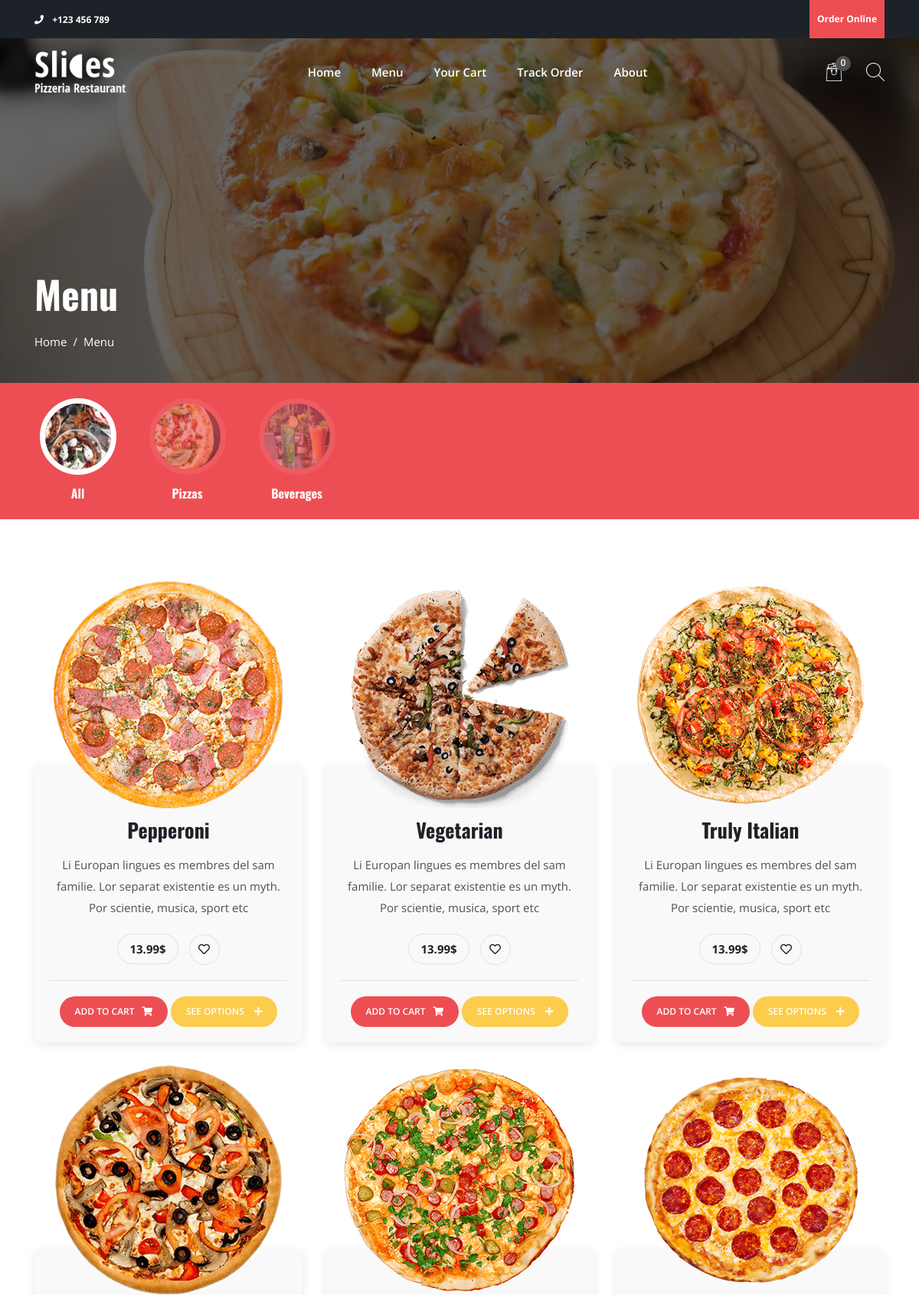
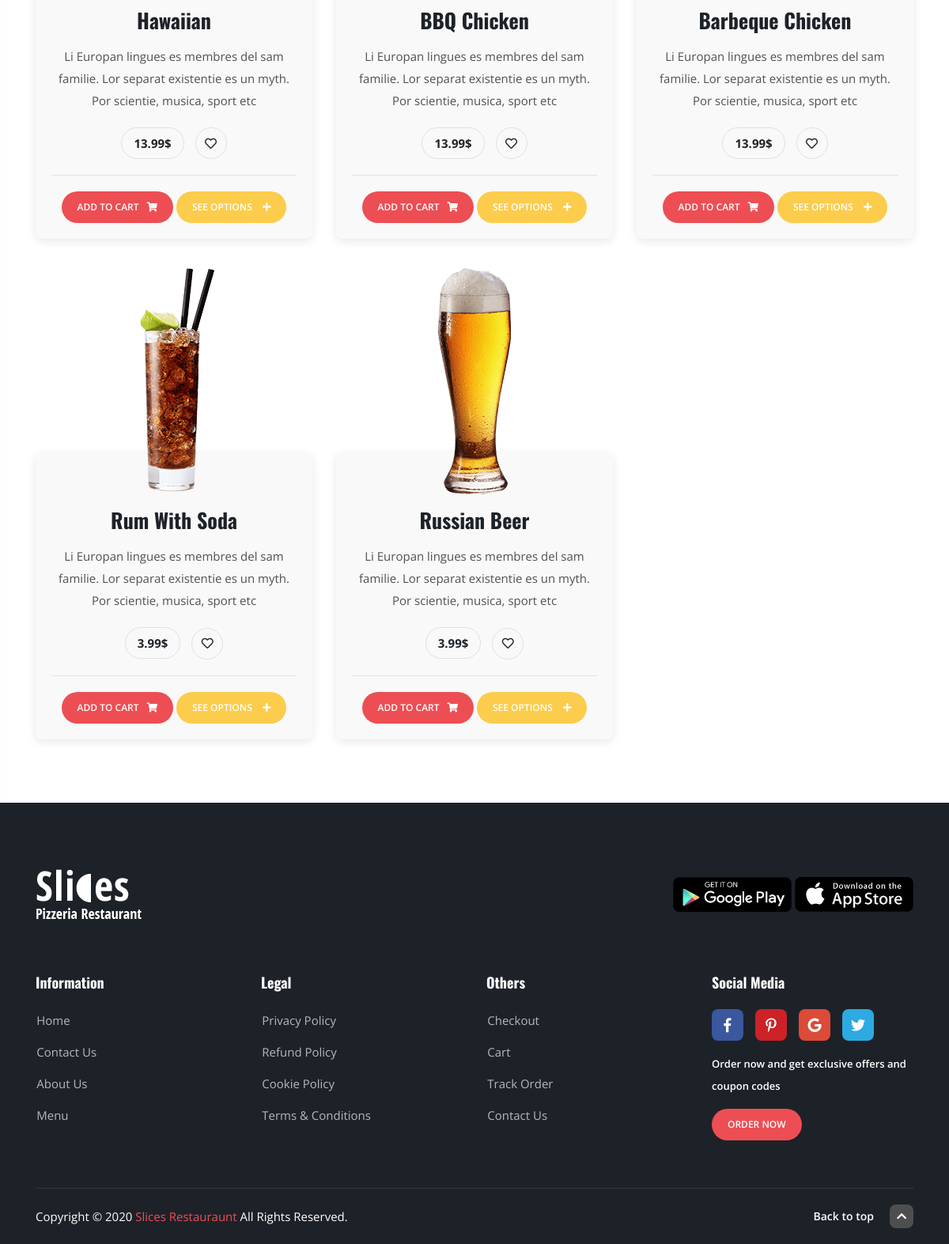
The app's page /menu/ with its own data (2 pictures, top to bottom).
### core/models.py (models this page shows, shortened)
class Product(models.Model):
	catagory = models.CharField(max_length=100)
	name = models.CharField(max_length=100)
	description = models.CharField(max_length=250)
	image = models.CharField(max_length=100)
	sm_image = models.CharField(max_length=100)
	has_offer = models.BooleanField(default=False)
	price = models.FloatField(default=12.99)

### core/views.py (the view)
# urls.py: path('menu/',views.menu,name = 'menu'),
def menu(request):
	return render(request,"menu.html", {'products': Product.objects.all()})

### core/templates/menu.html (shortened to what this page needs)
{% extends 'base.html' %}
{% load static %}
{% block content %}
  <div class="subheader dark-overlay dark-overlay-2" style="background-image: url({% static 'img/subheader.jpg' %})">
    <div class="container">
      <div class="subheader-inner">
        <h1>Menu</h1>
        <nav aria-label="breadcrumb">
          <ol class="breadcrumb">
            <li class="breadcrumb-item"><a href="{% url 'core:home' %}">Home</a></li>
            <li class="breadcrumb-item"><a href="#">Menu</a></li>
          </ol>
        </nav>
      </div>
    </div>
  </div>
  <div class="ct-menu-categories menu-filter">
    <div class="container">
      <div class="menu-category-slider">
          <a href="#" data-filter="*" class="ct-menu-category-item active" data-slick-index="0" aria-hidden="false" tabindex="0" style="width: 113px;">
          <div class="menu-category-thumb">
            <img src="{% static 'img/menu/6.jpg' %}" alt="category">
          </div>
          <div class="menu-category-desc">
            <h6>All</h6>
          </div>
        </a>
        <a href="#" data-filter=".Pizzas" class="ct-menu-category-item" data-slick-index="2" aria-hidden="false" tabindex="0" style="width: 113px;">
          <div class="menu-category-thumb">
            <img src="{% static 'img/menu/2.jpg' %}" alt="category">
          </div>
          <div class="menu-category-desc">
            <h6>Pizzas</h6>
          </div>
        </a>
        <a href="#" data-filter=".Beverages" class="ct-menu-category-item" data-slick-index="6" aria-hidden="false" tabindex="0" style="width: 113px;">
          <div class="menu-category-thumb">
            <img src="{% static 'img/menu/5.jpg' %}" alt="category">
          </div>
          <div class="menu-category-desc">
            <h6>Beverages</h6>
          </div>
        </a>
      </div>
    </div>
  </div>
  <div class="section section-padding">
    <div class="container">
      <div class="menu-container row" style="position: relative; height: 1897.2px;">
        {% for product in products %}
        <div class="col-lg-4 col-md-6 {{ product.catagory }}" style="position: absolute; left: 0px; top: 0px;">
          <div class="product">
            <a class="product-thumb" href="{% url 'core:product' product.pk %}"> <img src="{{ product.sm_image }}" alt="menu item"> </a>
            <div class="product-body">
              <div class="product-desc">
                <h4> <a href="{% url 'core:product' product.pk %}">{{ product.name }}</a> </h4>
                <p>{{ product.description }}</p>
                <p class="product-price">{{ product.price }}$</p>
                <div class="favorite">
                  <i class="far fa-heart"></i>
                </div>
              </div>
              <div class="product-controls">
                <a href="#" data-p="{{ product.pk }}" class="order-item btn-custom btn-sm shadow-none">Add To Cart<i class="fas fa-shopping-cart"></i> </a>
                <a href="#" class="btn-custom secondary btn-sm shadow-none" data-toggle="modal" data-target="#customizeModal{{ product.pk }}"> See Options <i class="fas fa-plus"></i> </a>
              </div>
            </div>
          </div>
        </div>
        {% endfor %}
      </div>
    </div>
  </div>
{% endblock %}

### core/templates/base.html (shortened to what this page needs)
<!DOCTYPE html>
{% load static %}
<html>
  <head>
    <link rel="stylesheet" href="{% static 'css/bootstrap.min.css' %}">
    <link rel="stylesheet" href="{% static 'css/animate.min.css' %}">
    <link rel="stylesheet" href="{% static 'css/magnific-popup.css' %}">
    <link rel="stylesheet" href="{% static 'css/slick.css' %}">
    <link rel="stylesheet" href="{% static 'css/slick-theme.css' %}">
    <link rel="stylesheet" href="{% static 'css/flaticon.css' %}">
    <link rel="stylesheet" href="{% static 'css/all.min.css' %}">
    <link rel="stylesheet" href="{% static 'css/style.css' %}">
</head>
<body>
  <header class="main-header header-1 header-absolute {% block navtype %}header-light{% endblock %}">
    <div class="top-header">
      <div class="container">
        <div class="top-header-inner">
          <div class="top-header-contacts">
            <ul class="top-header-nav">
              <li> <a class="p-0" href="tel:+123456789"><i class="fas fa-phone mr-2"></i> +123 456 789</a> </li>
            </ul>
          </div>
          <ul class="top-header-nav header-cta">
            <li> <a href="{% url 'core:menu' %}">Order Online</a> </li>
          </ul>
        </div>
      </div>
    </div>
    <div class="container">
      <nav class="navbar">
        <a class="navbar-brand" href="{% url 'core:home' %}"> <img src="{% block logo %}{% static 'img/logo-light.png' %}{% endblock %}" alt="logo"> </a>
        <ul class="navbar-nav">
          <li class="menu-item">
            <a href="{% url 'core:home' %}">Home</a>
          </li>
          <li class="menu-item">
            <a href="{% url 'core:menu' %}">Menu</a>
          </li>
          <li class="menu-item">
            <a href="{% url 'core:cart' %}">Your Cart</a>
          </li>
          <li class="menu-item">
            <a href="{% url 'core:track_order' %}">Track Order</a>
          </li>
          <li class="menu-item">
            <a href="{% url 'core:about' %}">About</a>
          </li>
        </ul>
        <div class="header-controls">
          <ul class="header-controls-inner">
            <li class="cart-dropdown-wrapper cart-trigger">
              <span class="cart-item-count">4</span>
              <i class="flaticon-shopping-bag"></i>
            </li>
            <li class="search-dropdown-wrapper search-trigger">
              <i class="flaticon-search"></i>
            </li>
          </ul>
        </div>
      </nav>
    </div>
  </header>
{% block content %}
{% endblock %}
  <footer class="ct-footer footer-dark">
    <div class="container">
      <div class="footer-top">
        <div class="footer-logo">
          <img src="{% static 'img/logo-light.png' %}" alt="logo">
        </div>
        <div class="footer-buttons">
          <a href="#"> <img src="{% static 'img/android.png' %}" alt="download it on the app store"></a>
          <a href="#"> <img src="{% static 'img/ios.png' %}" alt="download it on the app store"></a>
        </div>
      </div>
    </div>
    <div class="footer-middle">
      <div class="container">
        <div class="row">
          <div class="col-xl-3 col-lg-3 col-md-4 col-sm-12 footer-widget">
            <h5 class="widget-title">Information</h5>
            <ul>
              <li> <a href="{% url 'core:home' %}">Home</a> </li>
              <li> <a href="{% url 'core:contact' %}">Contact Us</a> </li>
              <li> <a href="{% url 'core:about' %}">About Us</a> </li>
              <li> <a href="{% url 'core:menu' %}">Menu</a> </li>
            </ul>
          </div>
          <div class="col-xl-3 col-lg-3 col-md-4 col-sm-12 footer-widget">
            <h5 class="widget-title">Legal</h5>
            <ul>
              <li> <a href="#">Privacy Policy</a> </li>
              <li> <a href="#">Refund Policy</a> </li>
              <li> <a href="#">Cookie Policy</a> </li>
              <li> <a href="#">Terms &amp; Conditions</a> </li>
            </ul>
          </div>
          <div class="col-xl-3 col-lg-3 col-md-4 col-sm-12 footer-widget">
            <h5 class="widget-title">Others</h5>
            <ul>
              <li> <a href="{% url 'core:checkout' %}">Checkout</a> </li>
              <li> <a href="{% url 'core:cart' %}">Cart</a> </li>
              <li> <a href="{% url 'core:track_order' %}">Track Order</a> </li>
              <li> <a href="{% url 'core:contact' %}">Contact Us</a> </li>
            </ul>
          </div>
          <div class="col-xl-3 col-lg-3 col-md-6 col-sm-12 footer-widget">
            <h5 class="widget-title">Social Media</h5>
            <ul class="social-media">
              <li> <a href="#" class="facebook"> <i class="fab fa-facebook-f"></i> </a> </li>
              <li> <a href="#" class="pinterest"> <i class="fab fa-pinterest-p"></i> </a> </li>
              <li> <a href="#" class="google"> <i class="fab fa-google"></i> </a> </li>
              <li> <a href="#" class="twitter"> <i class="fab fa-twitter"></i> </a> </li>
            </ul>
            <div class="footer-offer">
              <p>Order now and get exclusive offers and coupon codes</p>
              <a href="{% url 'core:menu' %}" class="btn-custom btn-sm shadow-none">Order Now</a>
            </div>
          </div>
        </div>
      </div>
    </div>
    <div class="footer-bottom">
      <div class="container">
        <ul style="padding: 0px;"></ul>
        <div class="footer-copyright">
          <p> Copyright © 2020 <a href="#">Slices Restauraunt</a> All Rights Reserved. </p>
          <a href="#" class="back-to-top">Back to top <i class="fas fa-chevron-up"></i> </a>
        </div>
      </div>
    </div>
  </footer>
</body></html>

### records on screen
Product: sm_image (picture), name "Pepperoni", description "Li Europan lingues es membres del sam familie. Lor separat existentie es un myth. Por scientie, musica, sport etc", price "13.99"
Product: sm_image (picture), name "Vegetarian", description "Li Europan lingues es membres del sam familie. Lor separat existentie es un myth. Por scientie, musica, sport etc", price "13.99"
Product: sm_image (picture), name "Truly Italian", description "Li Europan lingues es membres del sam familie. Lor separat existentie es un myth. Por scientie, musica, sport etc", price "13.99"
Product: sm_image (picture), name "Hawaiian", description "Li Europan lingues es membres del sam familie. Lor separat existentie es un myth. Por scientie, musica, sport etc", price "13.99"
Product: sm_image (picture), name "BBQ Chicken", description "Li Europan lingues es membres del sam familie. Lor separat existentie es un myth. Por scientie, musica, sport etc", price "13.99"
Product: sm_image (picture), name "Barbeque Chicken", description "Li Europan lingues es membres del sam familie. Lor separat existentie es un myth. Por scientie, musica, sport etc", price "13.99"
Product: sm_image (picture), name "Rum With Soda", description "Li Europan lingues es membres del sam familie. Lor separat existentie es un myth. Por scientie, musica, sport etc", price "3.99"
Product: sm_image (picture), name "Russian Beer", description "Li Europan lingues es membres del sam familie. Lor separat existentie es un myth. Por scientie, musica, sport etc", price "3.99"
